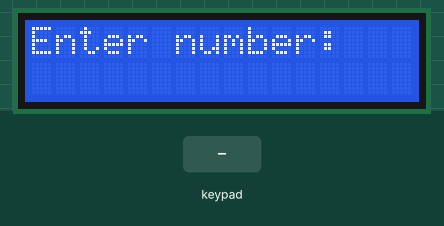
Simulated run of this sketch. Board: Arduino Uno, built with avr-gcc and run on an emulated ATmega328P. On the bench: 16×2 character LCD. The inputs (shaded band) are chosen by the test bench. What the sketch prints to the serial monitor is not drawn.

Above: at 3.2 s.
3.3 s: keypad keys 9 8 7 6 # pressed 0.4 s apart
At 6.3 s:
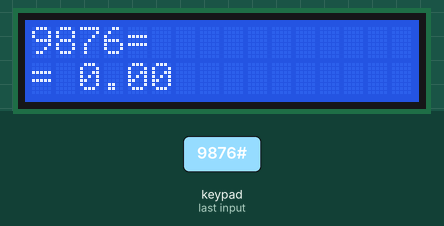
6.8 s: key 'A' pressed
At 7.7 s:
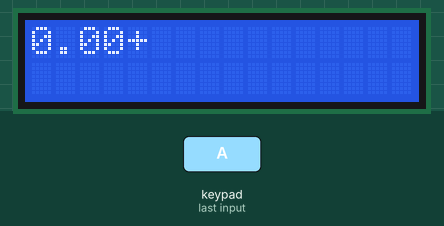
8.3 s: key 'C' pressed
At 8.9 s:
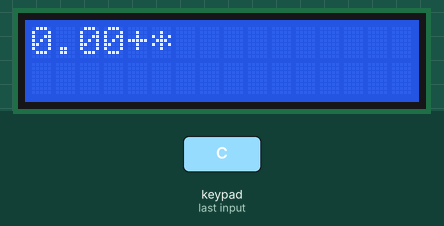
9.8 s: keypad keys 9 8 7 6 * pressed 0.4 s apart
At 11.8 s:
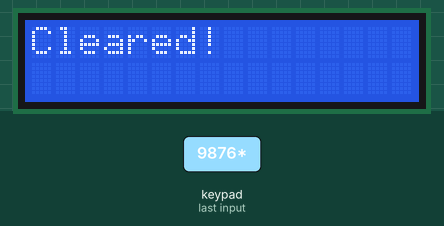
13.5 s: key 'D' pressed
At 14.0 s:
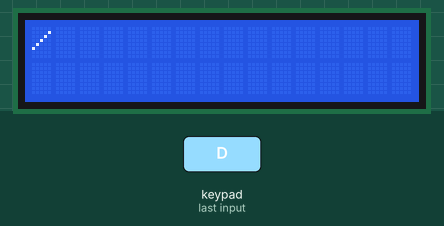
15.0 s: keypad keys 5 4 3 2 # pressed 0.4 s apart
At 17.7 s:
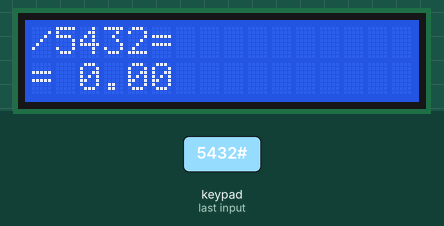
Timing chart, 0 to 19.2 s (numbered marks = the images above; inputs shaded):
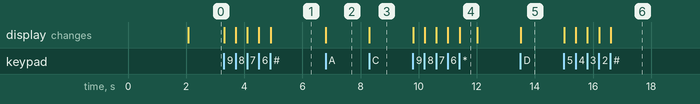

The sketch:

sketch_PBL_Calculator.ino
```cpp
// Course: Introduction to IoT
// Description: PBL Arduino Calculator


// Libraries
#include <LiquidCrystal.h> // for the LCD
#include <Keypad.h> // for the keypad

// Define the LCD pin connections: RS, Enable, Data4, Data5, Data6, Data7
const int rs = 13, en = 12, d4 = 11, d5 = 10, d6 = A0, d7 = A1;
// Create an LCD object
LiquidCrystal lcd(rs, en, d4, d5, d6, d7);

// Stores 4 columns and 4 rows,
// "const" means that the value will never change
const int ROWS = 4; // Four rows on the keypad
const int COLS = 4; // Four columns on the keypad

// The Keypad uses a 2D array to map out the keypad layout
// An array is a grid system of rows and columns that can store characters at each grid
// Note: arrays in C start at an index 0, so row 0, row 1, roow 2, etc..
char keys[ROWS][COLS] = {
  { '1', '2', '3', 'A' }, // each set of curly braces is a row
  { '4', '5', '6', 'B' }, // each value stored is one column, here there are 4 columns
  { '7', '8', '9', 'C' }, // The stored values match exactly the keypad layout
  { '*', '0', '#', 'D' }
};

// Connecting the digital pins to the row pins and column pins
// THis is a 1D array, byte because the library expects byte the way it was written
byte rowPins[ROWS] = { 9, 8, 7, 6 };  // This sets the row 0 to D9, row 1 to D8, etc.
byte colPins[COLS] = { 5, 4, 3, 2 };  // This sets column 0 to D5, Column 1 to D4, etc.

// Create an object of keypad
// Note: makeKeymap(keys) cnverts the 2D array into a format the library understands
Keypad keypad = Keypad(makeKeymap(keys), rowPins, colPins, ROWS, COLS);
// note: how it works with the library -> when you press a button on the keypad
// it sets that row to LOW, all other rows are HIGH and then reads the column pins
// The pressed column will also be LOW, then the library will look up the stored char in keys[ROWS][COLS]

// global variables to be used in functions and calculations, initialized at 0
// float since there is division operation on the calculator
float Num1 = 0; // Num1 is the first digit pressed
float Num2 = 0; // Num2 is the second digit pressed
float result = 0; //the result based on the operation selected
char operation = ' '; // empty space initialized, meaning no operations
bool waitforNum2 = false; // note: false means digits go to Num1 and true (after pressing an operator) means digits go Num2
// It will make the program understand if typing Num1 or Num2
String displayLine = ""; // The string that will be displayed on the lcd, LCD displays ASCII


void setup() {
  // put your setup code here, to run once:
  // Libraries automatically handles the pinMode INPUT and OUTPUT internally
  lcd.begin(16, 2); // Tells lcd 16 columns and 2 rows for the display
  showWelcome(); // Display a welcome message, calls the showWelcome(); function
  Serial.begin(9600); // for serial monitor
}

void loop() {
  // put your main code here, to run repeatedly:

  char key = keypad.getKey();  // Reads the keypad and stores in variable key

if (key) {
    Serial.print("Key pressed: ");
    Serial.println(key); // shows on serial monitor

    // '*' key is for clearing the calculator
    if (key == '*') {
      resetCalculator(); // call function

    } else if (key == '#') { // '#' is the equal operation
        computeResult(); // call function

    } else if (key == 'A' || key == 'B' || key == 'C' || key == 'D') { // The Letter keys will be for different operations like + - * /
        handleOperator(key); // call function

    } else if (key >= '0' && key <= '9') {
        handleDigit(key); // call function
        // Since the keypad returns characters, gotta use this function to convert to integers
        // example number 5 is 53, and 0 is 48 in ASCII so '5' - '0' = 5
    }
  }
}

// Function to clear
void resetCalculator() {
  //resets all variables to starting value
  Num1  = 0;
  Num2 = 0;
  operation = ' ';
  waitforNum2 = false;
  displayLine = "";

  lcd.clear();
  lcd.setCursor(0, 0);
  lcd.print("Cleared!");
  delay(600);
  lcd.clear();
  lcd.setCursor(0, 0); //reset cursor
  lcd.print("Enter number:");
}

// Function to get result of selected operation
void computeResult() {
  // float since there is division, initialize result to zero
  float result = 0;

  // the different equations per operation
  if (operation == '+') {
    result = Num1 + Num2;
  } else if (operation == '-') {
    result = Num1 - Num2;
  } else if (operation == '*') {
    result = Num1 * Num2;
  } else if (operation == '/') {
    // division (reset if division by 0)
    if (Num2 == 0) {
      lcd.clear();
      lcd.setCursor(0, 0);
      lcd.print("Error: Div by 0");
      delay(2000);
      resetCalculator();
      return;
    }
    result = Num1 / Num2;
  }

  // Show the full expression on line 1
  lcd.clear();
  lcd.setCursor(0, 0);
  lcd.print(displayLine + "=");

  // Show the result on line 2
  lcd.setCursor(0, 1);
  lcd.print("= ");
  lcd.print(result, 2); // 2 decimal places

  // Prepare for a new calculation using the result
  Num1 = result; // this allows chain calculations
  Num2 = 0;
  operation = ' ';
  waitforNum2 = false;
  displayLine = String(result, 2); // converts the float to in text
}

// Function to map letter keys to operation symbols
void handleOperator(char key) {

  if (key == 'A') {
    operation = '+';
  } else if (key == 'B') {
    operation = '-';
  } else if (key == 'C') {
    operation = '*';
  } else if (key == 'D') {
    operation = '/';
  }

  waitforNum2 = true;  // Next digits go to Num2
  displayLine += operation; // Append operator to the display string

  lcd.clear();
  lcd.setCursor(0, 0);
  lcd.print(displayLine);
  // need these three lines everytime, becasue lcd needs to refresh whenever a new input
  //it clears the screen, brings back the cursor, and prints the new updated string
}

//
void handleDigit(char key) {
  int digit = key - '0';  // Convert char '0'-'9' to int 0-9

  if (waitforNum2) {
    // Building the second operand
    Num2 = Num2 * 10 + digit;
  } else {
    // Building the first operand
    Num1 = Num1 * 10 + digit;
    // example: key pressed = '2', digit = 2, Num1 = 0, 0 * 10 + 2 = 2
    // lets say you press a second key  '4', digit = 4, num1 = 2, 2 * 10 + 4 = 24
  }

  displayLine += key;  // Append digit character to the display string
  // the += operator appends to the end of displayLine to build the string shown on the lcd

  lcd.clear();
  lcd.setCursor(0, 0);
  lcd.print(displayLine);
  // need these three lines everytime, becasue lcd needs to refresh whenever a new input
  // it clears the screen, brings back the cursor, and prints the new updated string
}

void showWelcome() {
  lcd.clear(); // clears the screen
  lcd.setCursor(0, 0); // like placing a cursor where to type, so columns (0 to 15) rows (0 to 1)
  // column 0, row 0
  lcd.print("Calculator"); // display calculator
  lcd.setCursor(0, 1); // cursor at column 0, row 1 (second line)
  lcd.print("Loading...");
  delay(2000); // display for 2 sec before clearing
  lcd.clear();
  lcd.setCursor(0, 0);
  lcd.print("Enter number:");
}
```

Measured:
- after the input at 3.3 s, the display: first changes at once (image 1 shows a later state)
- after the input at 6.8 s, the display: changes at once (image 2)
- after the input at 8.3 s, the display: changes at once (image 3)
- after the input at 9.8 s, the display: first changes at once (image 4 shows a later state)
- after the input at 13.5 s, the display: changes at once (image 5)
- after the input at 15.0 s, the display: first changes at once (image 6 shows a later state)
- what the display in image 4 shows lasts 0.6 s, from 11.4 s to 12.0 s
